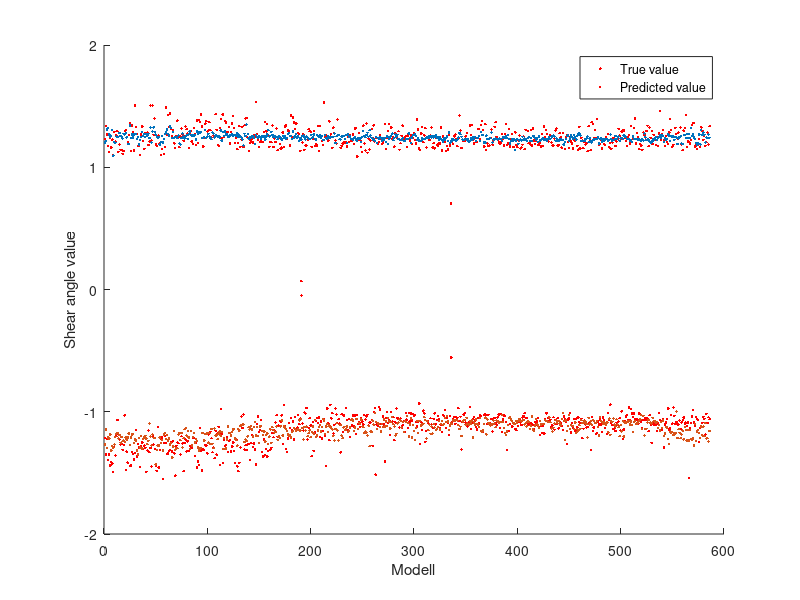
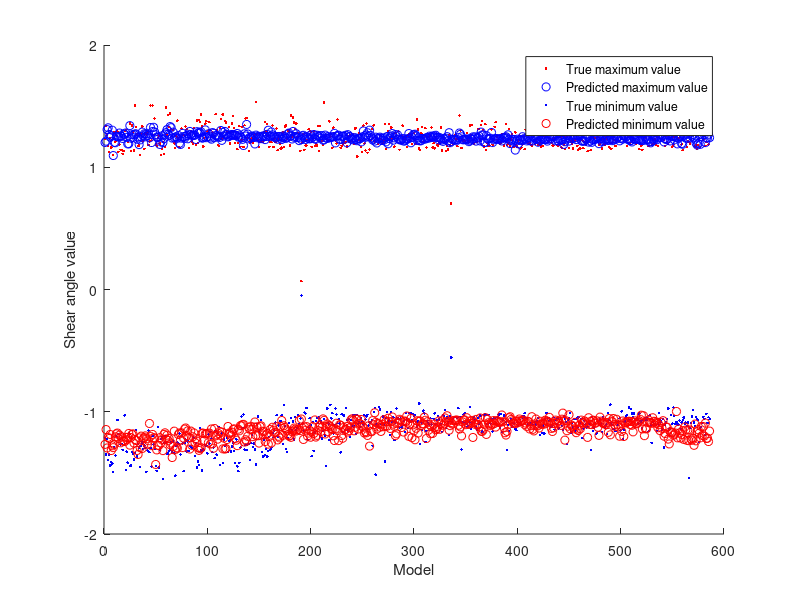
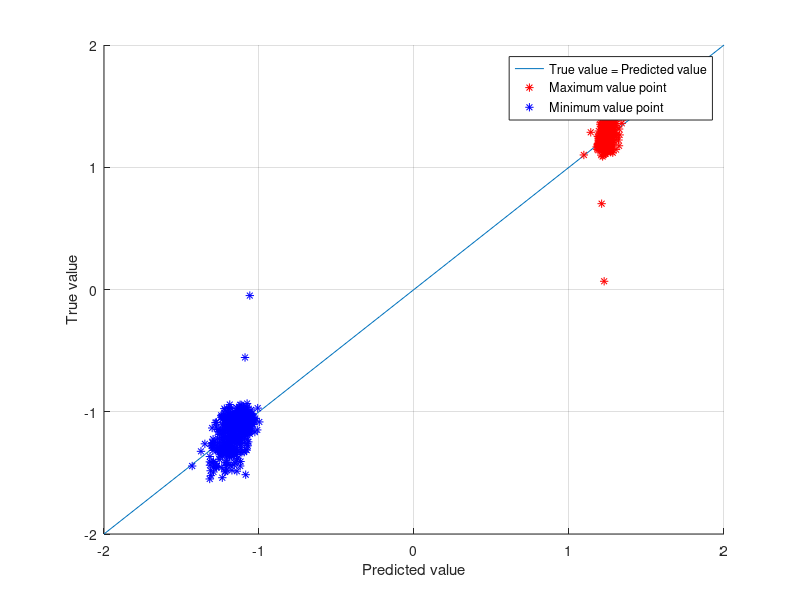
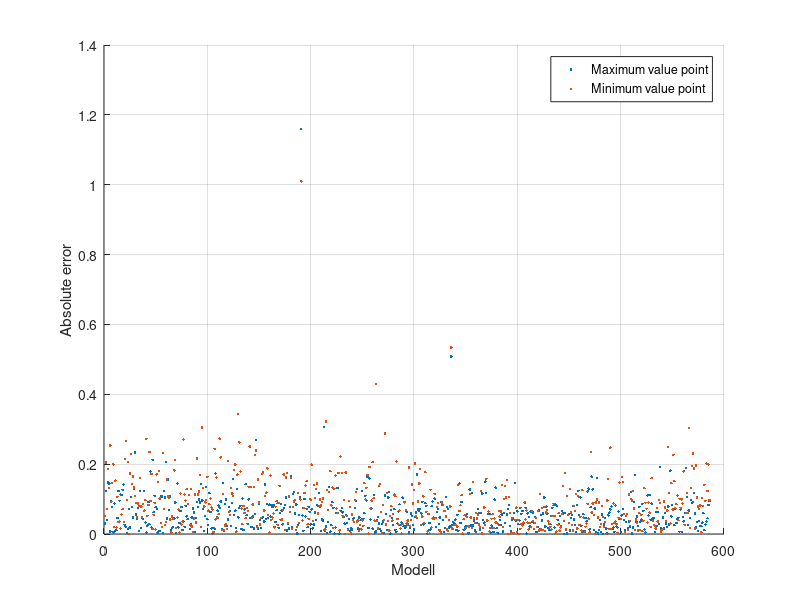

Reproduce these figures in MATLAB, in order.
%%multi output [max_shear_angle min_shear_angle]'

clear;
clc;
data = csvread('output.csv');
X =data(:,1:end-1);
y = csvread('max_and_min_shear_angle.csv');

%using only the left or right side spring.
% left_spring =[1:1:8 36:1:43 17:2:35];
% right_spring = [8:1:15 43:1:50 16:2:34];
% X_left =[];
% X_right = [];
% for j =1:numel(left_spring)
%     index = left_spring(j);
%     X_left = [X_left,X(:,index)];
% end
% for h =1:numel(right_spring)
%     index = right_spring(h);
%     X_right = [X_right,X(:,index)];
% end

%add square item for X
X_square= X;
for i=1:size(X,2)
    X_square = [X_square,X(:,i).^2];
end
% %add square item for X_left
% X_left_square = X_left;
% for k=1:size(X_left_square,2)
%     X_left_square = [X_left_square,X_left_square(:,k).^2];
%     %X_left = [X_left,X_left(:,i).*X_left(:,i+1)];
% end

%add power item for X
X_square1 = X_square;
for j=1:size(X,2)
    X_square1 = [X_square1,X(:,j).^0.5];
end
power = 5;
X_power = X_square1;
for m = 1:size(X,2)
    for m1 = 3:power
        X_power = [X_power,X(:,m).^m1,X(:,m).^(1/m1)];
    end
end
% %add power item for X_left
% power1 = 6;
% X_left_power = X_left_square;
% for p = 1:size(X_left,2)
%     for p1 = 3:power1
%         X_left_power = [X_left_power,X_left(:,p).^p1,X_left(:,p).^(1/p1),X_left(:,p).^0.5];
%     end
% end

%add c_0=[1...1]' als first column
X = [ones(size(X,1),1),X];
X_square = [ones(size(X_square,1),1),X_square];
% X_left = [ones(size(X_left,1),1), X_left];
% X_left_square = [ones(size(X_left_square,1),1),X_left_square];
X_power = [ones(size(X_power,1),1),X_power];
% X_left_power = [ones(size(X_left_power,1),1),X_left_power];
%=================================================================================
%X 50 feature
%delta =inv(X'*X)*X'*y;
%pinv(X*y);
theta = X \ y;
y_predict = X*theta;
delta_y = y -y_predict;

%plot all the predicted and true value both maximum and minimum.
%it is hard to differentiate.
figure(1);
hold on;
plot(1:586,y,'r.');
plot(1:586,y_predict,'.');
legend('True value','Predicted value');
xlabel('Modell');
ylabel('Shear angle value');
hold off;

%this below show better than 1st figure..
figure(2);
hold on;
plot(1:586,y(:,1),'r.');%true maximum value
plot(1:586,y_predict(:,1),'bo');%predicted maximum value
plot(1:586,y(:,2),'b.');%true minumum value
plot(1:586,y_predict(:,2),'ro');%predicted minimum value
legend('True maximum value','Predicted maximum value','True minimum value','Predicted minimum value');
xlabel('Model');
ylabel('Shear angle value');
hold off;

figure(3);
a = linspace(-2,2,10);
b = a;
hold on;
plot(a,b);
plot(y_predict(:,1),y(:,1),'r*');
plot(y_predict(:,2),y(:,2),'b*');
legend('True value = Predicted value','Maximum value point','Minimum value point');
grid on;
xlabel('Predicted value');
ylabel('True value');   
hold off;
% 
figure(4);
y_error = abs(delta_y);
hold on;
plot(1:586,y_error,'.');
legend('Maximum value point','Minimum value point');
grid on;
xlabel('Modell');
ylabel('Absolute error');
hold off;
%===============================================================================================
%===============================================================================================
%X with square items
theta_square = X_square \ y;
y_predict_square = X_square*theta_square;
delta_y_square = y -y_predict_square;

figure(5);
a = linspace(-2,2,10);
b = a;
hold on;
plot(a,b);
plot(y_predict_square(:,1),y(:,1),'r*');
plot(y_predict_square(:,2),y(:,2),'b*');
legend('True value = Predicted value','Maximum value point','Minimum value point');
grid on;
xlabel('Predicted value');
ylabel('True value');   
title('With square items');
hold off;

figure(6);
y_error_square = abs(delta_y_square);
hold on;
plot(1:586,y_error_square,'.');
legend('Maximum value point','Minimum value point');
grid on;
xlabel('Modell');
ylabel('Absolute error');
title('With square items');
hold off;
%==========================================================================
%X with power item
theta_power = X_power \ y;
y_predict_power = X_power*theta_power;
delta_y_power = y -y_predict_power;

figure(7);
a = linspace(-2,2,10);
b = a;
hold on;
plot(a,b);
plot(y_predict_power(:,1),y(:,1),'r*');
plot(y_predict_power(:,2),y(:,2),'b*');
legend('True value = Predicted value','Maximum value point','Minimum value point');
grid on;
xlabel('Predicted value');
ylabel('True value');   
title('With power items');
hold off;

figure(8);
y_error_power = abs(delta_y_power);
hold on;
plot(1:586,y_error_power,'.');
legend('Maximum value point','Minimum value point');
grid on;
xlabel('Modell');
ylabel('Absolute error');
title('With power items');
hold off;

figure(9);
hold on;
plot(1:586,y(:,1),'r.');%true maximum value
plot(1:586,y_predict_power(:,1),'bo');%predicted maximum value
plot(1:586,y(:,2),'b.');%true minumum value
plot(1:586,y_predict_power(:,2),'ro');%predicted minimum value
legend('True maximum value','Predicted maximum value','True minimum value','Predicted minimum value');
xlabel('Model');
ylabel('Shear angle value');
title('With power items');
hold off;



%==========================================================================
%plot with x square
% theta1 = X_square \ y;
% y_predict1 = X_square*theta1;
% delta_y1 = y -y_predict1;
% figure(4);
% a = linspace(-3,3,10);
% b = a;
% hold on;
% plot(a,b);
% plot(y_predict1,y,'r*');
% grid on;
% xlabel('Predicted value');
% ylabel('True value');
% title('X with square item');
% hold off;

%plot x_left
% theta2 = X_left \ y;
% y_predict2 = X_left*theta2;
% delta_y2 = y -y_predict2;
% figure(5);
% a = linspace(-3,3,10);
% b = a;
% hold on;
% plot(a,b);
% plot(y_predict2,y,'r*');
% grid on;
% xlabel('Predicted value');
% ylabel('True value');
% title('left side');
% hold off;

%plot X_left with square
% theta3 = X_left_square \ y;
% y_predict3 = X_left_square*theta3;
% delta_y3 = y -y_predict3;
% figure(6);
% a = linspace(-3,3,10);
% b = a;
% hold on;
% plot(a,b);
% plot(y_predict3,y,'r*');
% grid on;
% xlabel('Predicted value');
% ylabel('True value');
% title('left side with square item');
% hold off;

%plot X with power item
% theta4 = X_power \ y;
% y_predict4 = X_power*theta4;
% delta_y4 = y -y_predict4;
% figure(7);
% a = linspace(-3,3,10);
% b = a;
% hold on;
% plot(a,b);
% plot(y_predict4,y,'r*');
% grid on;
% xlabel('Predicted value');
% ylabel('True value');
% title('X with power item');
% hold off;

%plot X_left with power item
% theta5 = X_left_power \ y;
% y_predict5 = X_left_power*theta5;
% delta_y5 = y -y_predict5;
% figure(8);
% a = linspace(-3,3,10);
% b = a;
% hold on;
% plot(a,b);
% plot(y_predict5,y,'r*');
% grid on;
% xlabel('Predicted value');
% ylabel('True value');
% title('left side with power item');
% hold off;

% figure(9);
% hold on;
% plot(1:586,y,'r.');
% plot(1:586,y_predict4,'.');
% legend('True value','Prediction');
% xlabel('Modell');
% ylabel('Shear angle value');
% hold off;
% 
% figure(10);
% y_error1 = abs(y - y_predict4);
% hold on;
% plot(1:586,y_error1,'.');
% grid on;
% xlabel('Modell');
% ylabel('Absolute error');
% hold off;